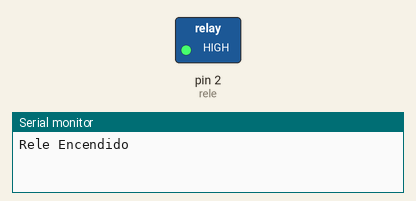
A sketch run on a simulated Arduino Uno, built with avr-gcc and run on an emulated ATmega328P. Shown: switched loads named in the sketch (green lamp = pin HIGH), the last lines printed to the serial monitor.

Above: at 1.0 s.
At 3.0 s:
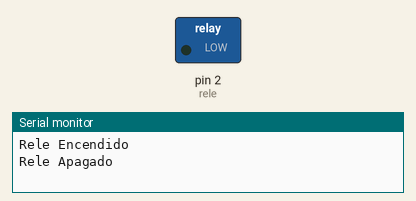
Timing chart, 0 to 5.2 s (numbered marks = the images above):
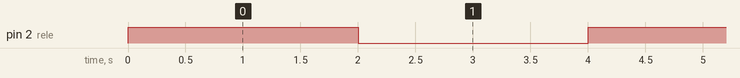

Measured:
- by itself, pin 2 (rele): alternates HIGH for 2.0 s and LOW for 2.0 s

The sketch:

Rele.ino
```cpp
int rele = 2;

void setup() {
  pinMode(rele, OUTPUT);

  Serial.begin(9600);
}

void loop() {
  Serial.println("Rele Encendido");
  digitalWrite(rele, HIGH);
  delay(2000);
  Serial.println("Rele Apagado");
  digitalWrite(rele, LOW);
  delay(2000);
}
```
